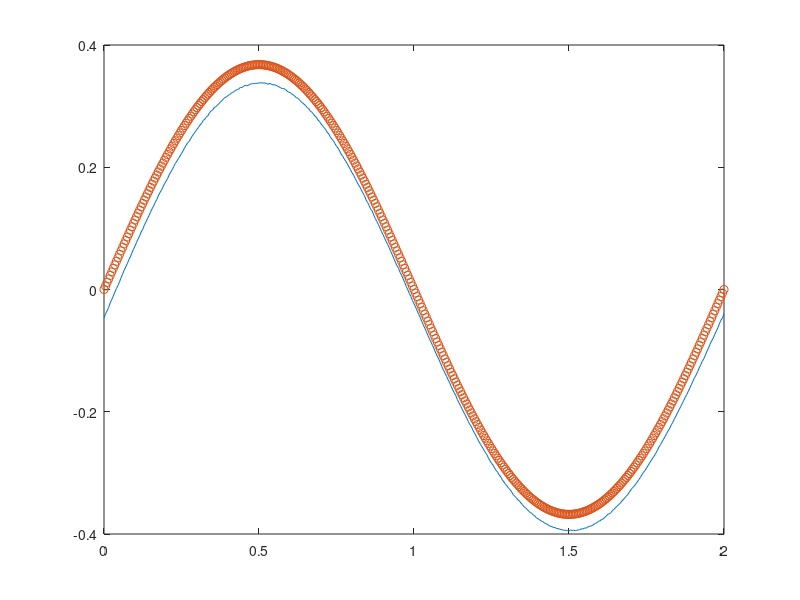

MATLAB code to generate this figure:
%% RBF-PS method for 1D Heat Eq.
clear
clc
format shorte
%% Collocation Points
n = 400;
c = 10;

L0 = 0;  L1 = 2;
h = (L1-L0)/n;
x = L0:h:L1;
boundary = find( x==L0 | x==L1 );
Interior = find( x~=L0 & x~=L1 );
N = length(x);
%% Time discrete scheme
T = 1;
dt = 1e-5;
M = floor(T/dt);
%% Basis Functions and Required Matrices
Phi = @(r,c) exp(-(c*r).^2);
drPhi = @(r,rx,c) -2*c^2*rx.*exp(-(c*r).^2);
d2rPhi = @(r,rx,c) 2*c^2*exp(-(c*r).^2).*( -1 + 2*(c^2).*(rx.^2));

rx =  x'-x ;
D = abs(rx);  % abs(x-x');

A = Phi(D,c);
Ax = drPhi(D,rx,c);
Axx = d2rPhi(D,rx,c);
%%
u = @(x,t) exp(-t).*sin(pi.*x);
f = @(x,t) (-1+pi^2).*exp(-t).*sin(pi.*x);

%%
I = eye(N);
Ainv = pinv(A);
DL  = I - 0.5*dt*Axx*Ainv;
DR  = I + 0.5*dt*Axx*Ainv;

DLinv = pinv(DL);
U = u(x',0);
U(1) = U(end-1);
U(end) = U(2);
for n = 1:M
    F = DR*U + dt*f(x',(n-0.5)*dt);

    %     F(boundary) = u(x(boundary),n*dt);

    U = DLinv*F;
    U(1) = U(end-1);
    U(end) = U(2);
end
norm(U-u(x',T),inf)
plot(x,U,x,u(x',T),'o')
